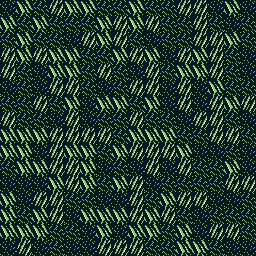

A level layout from a 2D game, rendered from its tile map. Below: a short description, then the map file with its tile-grid data intact:
An orthogonal 16x16 tile map with 16x16 px tiles, 1 tile layer (Tile Layer 1).

<map version="1.8" tiledversion="1.8.2" orientation="orthogonal" renderorder="right-down" width="16" height="16" tilewidth="16" tileheight="16" infinite="0" nextlayerid="2" nextobjectid="1">
 <tileset firstgid="1" source="cave_stone_tileset.tsx" />
 <layer id="1" name="Tile Layer 1" width="16" height="16">
  <data encoding="csv">
4,1,3,2,1,1,3,3,1,3,3,2,2,4,1,4,
1,3,1,3,3,3,1,2,1,2,3,3,2,3,4,3,
3,1,3,3,4,2,1,2,3,4,3,3,2,2,1,3,
2,1,2,1,1,3,3,1,2,1,4,2,1,2,3,4,
2,3,4,1,1,3,2,3,4,2,3,1,1,2,3,4,
4,3,4,2,2,3,4,3,2,2,4,2,4,1,3,3,
3,3,2,3,1,4,1,1,3,1,4,2,4,2,1,2,
2,3,3,4,2,4,3,3,2,3,3,4,2,2,3,4,
1,1,1,2,2,2,2,3,1,1,1,3,3,2,2,3,
1,1,4,2,1,1,3,1,2,2,2,1,4,4,3,4,
3,1,1,2,2,1,4,3,4,2,4,2,3,3,1,4,
4,4,4,1,2,1,3,1,2,4,3,3,3,3,2,2,
1,4,2,2,3,3,4,4,2,3,1,2,2,4,4,3,
1,3,1,2,4,1,1,1,2,1,2,3,4,3,3,3,
1,1,1,3,3,4,1,4,1,1,3,1,4,2,2,3,
4,2,4,3,4,4,2,2,2,3,3,1,1,3,4,4
</data>
 </layer>
</map>